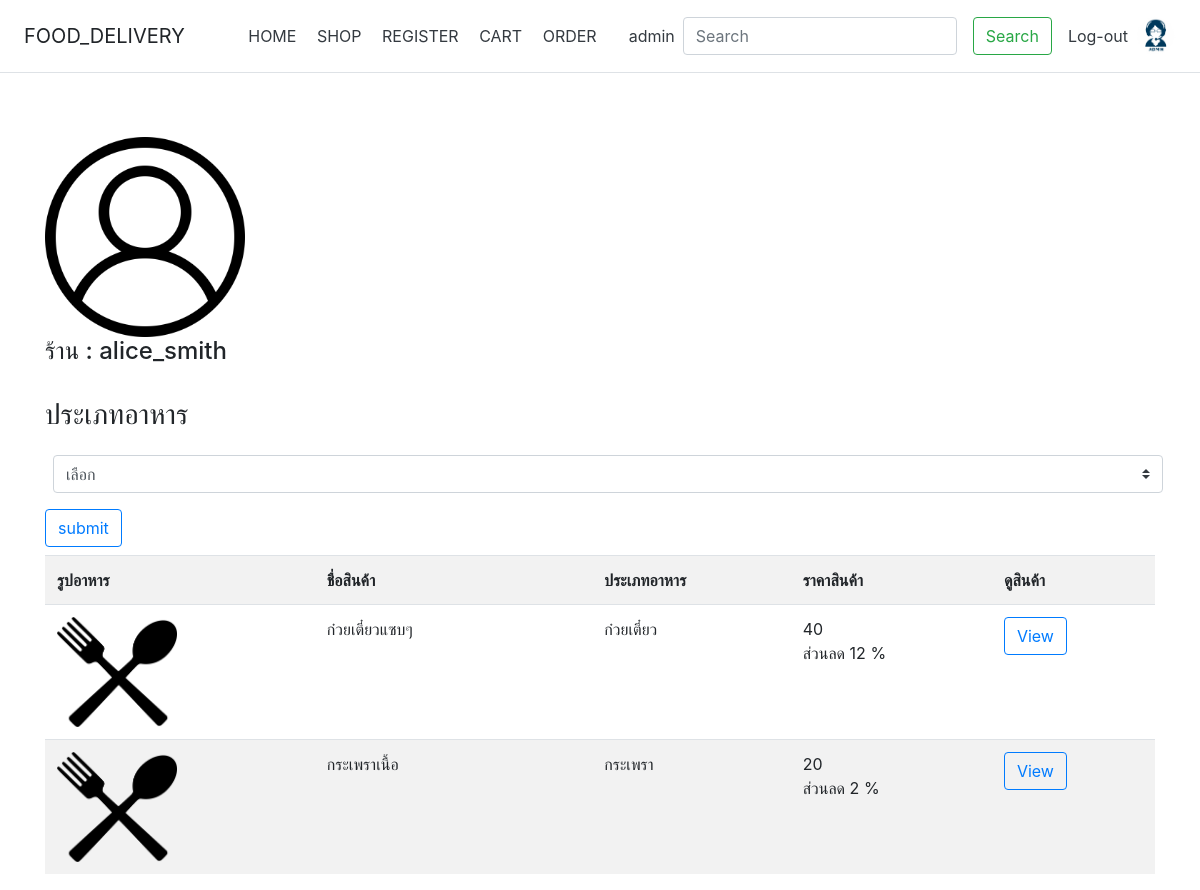
/shop.php?r_id=1 (signed in), run on the app's committed database.
### tables this page shows
CREATE TABLE `users` (
  `user_id` int(11) NOT NULL,
  `user_name` varchar(255) DEFAULT NULL,
  `user_password` varchar(255) DEFAULT NULL,
  `user_ad` text DEFAULT NULL,
  `user_level` enum('admin','user') DEFAULT 'user',
  `user_status` int(11) DEFAULT 1,
  `user_image` varchar(255) DEFAULT 'df.png',
  `raider` int(11) DEFAULT 0,
  `restaurant` int(11) DEFAULT 0,
  `cr_id` int(11) DEFAULT 0
);

CREATE TABLE `product` (
  `pro_id` int(11) NOT NULL,
  `cate_id` int(11) DEFAULT NULL,
  `pro_name` varchar(255) DEFAULT NULL,
  `pro_price` int(11) DEFAULT NULL,
  `pro_discount` int(11) NOT NULL,
  `r_id` int(11) DEFAULT NULL,
  `pro_image` varchar(255) DEFAULT 'df.png',
  `pro_status` int(11) DEFAULT 0
);

CREATE TABLE `category` (
  `cate_id` int(11) NOT NULL,
  `cate_name` varchar(255) DEFAULT NULL
);

### shop.php (the view, shortened to what this page needs)
<?php require_once("Condb.php");
?>
<!DOCTYPE html>
<html lang="en">
<head>
    <link rel="stylesheet" href="Bootstrap/dist/css/bootstrap.min.css"></head>
<body>
    <?php require_once("menu.php"); ?>
    <div class="container">
    <div class="main">
        <?php $result=$conn->query("SELECT * FROM users WHERE user_id='".$_GET['r_id']."'");
        $rs=$result->fetch_array();
        $im=$rs['user_image'];
        $rn=$rs['user_name'];
        ?>
    <img src="img/Profile/user/<?= $im?>" alt="Italian Trulli" class="mt-5" style="width:200px;height:200px;">
    <h4>ร้าน : <?= $rn?></h4>
<br>
        <h3>ประเภทอาหาร</h3>
    <form action="" method="GET ">
    <select class="custom-select my-3 mx-2" name="cate">
  <option value="">เลือก</option>
</select>
<button class="btn btn-outline-primary mb-2" type="submit">submit</button>
</form>
        <table class="table table-striped">
            <tr>
                <th>รูปอาหาร</th>
                <th class="w-25">ชื่อสินค้า</th>
                <th>ประเภทอาหาร</th>
                <th>ราคาสินค้า</th>
                <th>ดูสินค้า</th>
            </tr>
            <?php
            if(isset($_GET['cate']) &&isset($_GET['r_id']) &&$_GET['cate'] !== ""){
                $cate=$_GET['cate'];
                $rid=$_GET['r_id'];
                $sql="SELECT p.*, c.cate_name FROM product p INNER JOIN category c ON p.cate_id = c.cate_id WHERE p.cate_id='$cate' AND p.r_id='$rid'";
            }
            elseif(isset($_GET['r_id'])){
                $rid=$_GET['r_id'];
                $sql = "SELECT p.*, c.cate_name
                        FROM product p INNER JOIN category c
                     ON p.cate_id = c.cate_id WHERE p.r_id='$rid'";
            }
            else{
                alert("กรุณาเลือกร้านอาหารใหม่");
                go("show_shop.php");
            }
            if($result = $conn->query($sql)){
                while($rs = $result->fetch_array()) {
                    $pid=$rs['pro_id'];
                    ?>
                    <tr>
                        <td>
                            <img src="img/product/<?= $rs['pro_image'] ?>" width="120" height="110" alt="<?= $rs['pro_name']; ?>">
                        </td>
                        <td>
                            <?= $rs['pro_name']; ?>
                        </td>
                        <td>
                            <?= $rs['cate_name']; ?>
                        </td>
                        <td>
                            <?= number_format($rs['pro_price']); ?>
                            <p>ส่วนลด  <?= number_format($rs['pro_discount']); ?> %</p>
                        </td>
                        <td>
                            <a href="show_pro.php?pid=<?= $pid ?>" class='btn btn-outline-primary me-2'>View</a>
                        </td>
                    </tr>
                    <?php
                }
            }else{
                alert("การโชวสินค้าผิดพลาด");
                go("show_shop.php");
            }
?>
        </table>
    </div>
    </div>
   <script src="Bootstrap/dist/js/bootstrap.min.js"></script></body>
</html>

### data on the page
users: user_image (picture), user_name "alice_smith"
product: pro_image (picture), pro_name "ก๋วยเตี๋ยวแซบๆ", cate.cate_name "ก๋วยเตี๋ยว", pro_price "40", pro_discount "12"
product: pro_image (picture), pro_name "กระเพราเนื้อ", cate.cate_name "กระเพรา", pro_price "20", pro_discount "2"
